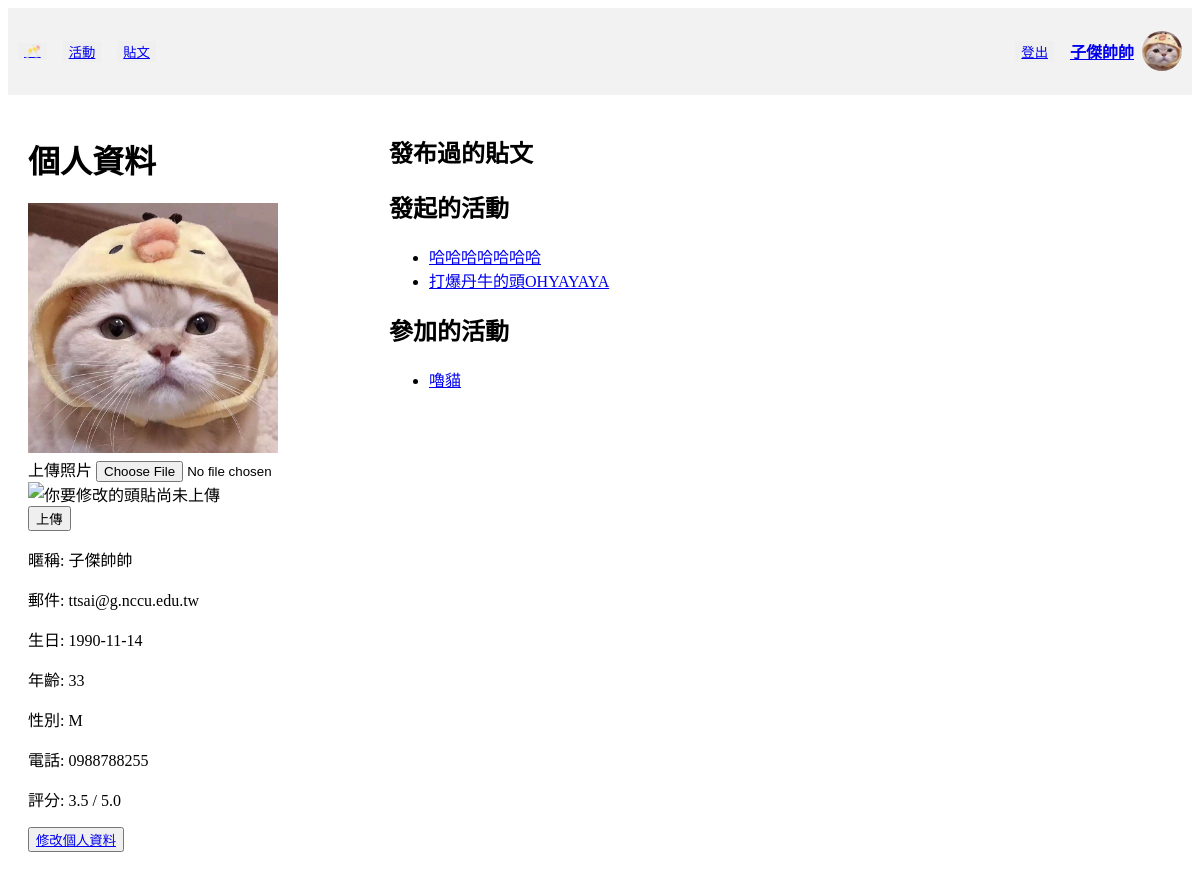
Page /user/personalInfo (signed in) on the earlier database version.
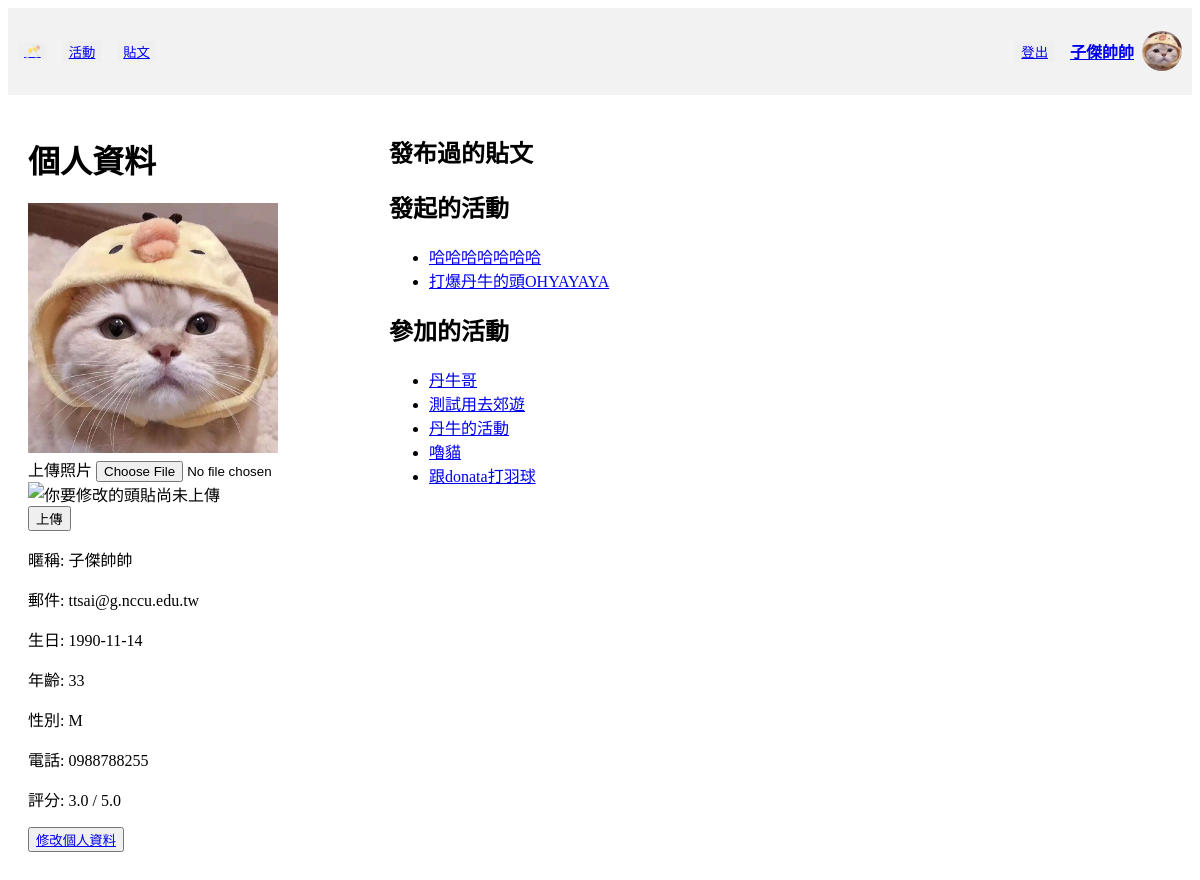
Same page on the later database version.
### tables this page shows
CREATE TABLE "Activity" (
	"activityID"	VARCHAR(36),
	"title"	VARCHAR(10),
	"time"	TEXT,
	"area"	TEXT,
	"location"	TEXT,
	"category"	TEXT,
	"peopleLimited"	INTEGER,
	"fee"	INTEGER,
	"expireDate"	TEXT,
	"organizerUserID"	INTEGER,
	"Intro"	VARCHAR(50),
	"createTime"	TEXT,
	FOREIGN KEY("organizerUserID") REFERENCES "User"("userID"),
	PRIMARY KEY("activityID")
);

CREATE TABLE "Participant" (
	"participantUserID"	INTEGER,
	"participantActivityID"	VARCHAR(36),
	"score"	INTEGER,
	FOREIGN KEY("participantUserID") REFERENCES "User"("userID"),
	FOREIGN KEY("participantActivityID") REFERENCES "Activity"("activityID"),
	PRIMARY KEY("participantUserID","participantActivityID")
);

### crud/crudUser.py (the view)
@user_bp.route("/personalInfo")
def personal_info():
    now_year = datetime.now().strftime("%Y")
    userID = session["userID"]
    con = sql.connect("funCrew_db.db")
    cur = con.cursor()
    cur.execute("SELECT image FROM User WHERE userID=?", (userID,))
    user_image = cur.fetchone()
    cur.execute("SELECT * FROM User WHERE userID=?", (userID,))
    person = cur.fetchall()[0]
    cur.execute(
        "SELECT strftime('%Y', birth) AS birth_year FROM User WHERE userID=?", (userID,)
    )
    birth_year = cur.fetchall()[0]
    cur.execute(
        "SELECT Avg(Participant.score) FROM Participant, Activity WHERE organizerUserID=? AND participantActivityID=activityID",
        (userID,),
    )
    score = cur.fetchone()[0]
    cur.execute("SELECT postID, postTitle FROM Post WHERE postUserID=?", (userID,))
    posts = cur.fetchall()
    cur.execute("SELECT * FROM Activity WHERE organizerUserID=?", (userID,))
    activities = cur.fetchall()
    cur.execute(
        "SELECT * FROM Activity, Participant WHERE participantUserID=? AND activityID=participantActivityID",
        (userID,),
    )
    participants = cur.fetchall()
    return render_template(
        "personalInfo.html",
        nickname=get_nickname(userID),
        user_image=user_image,
        user_id=str(userID),
        person=person,
        score=score,
        posts=posts,
        activities=activities,
        participants=participants,
        now_year=int(now_year),
        birth_year=int(birth_year[0]),
    )

### crud/crudUser.py (called while the page is built)
def get_nickname(userID):
    con = sql.connect("funCrew_db.db")
    cur = con.cursor()
    cur.execute("SELECT nickname FROM User WHERE userID=?", (userID,))
    nickname = cur.fetchone()[0]
    con.close()
    return nickname

### templates/personalInfo.html (shortened to what this page needs)
<!DOCTYPE html>
<html>
<head>
</head>
<body>
    <div class="header">
        <div class="header-left">
            <button class="button"><a href="/home"> 🥂 </a></button>
            <button class="button"><a href="/activity/activities/signingUp">活動</a></button>
            <button class="button"><a href="/post/posts/newest">貼文</a></button>
        </div>
        <div class="header-right">
            <button class="button"><a href="/user/logout">登出</a></button>
            <div class="user-info">
                <h4><a href="/user/personalInfo">{{ nickname }}</a></h4></button>
                <img src="{{ url_for('static', filename='images/avatars/' + user_image[0]) }}" alt="大頭貼">
            </div>
        </div>
    </div>
    <div class="container">
        <div class="left-column">
            <h1>個人資料</h1>
            <img class="profile-picture" src="{{ url_for('static', filename='images/avatars/' + user_image[0]) }}"
                alt="大頭貼">
            <form method="POST" action="{{ url_for('user.upload_photo') }}" enctype="multipart/form-data">
                <div class="form-group">
                    <label for="image">上傳照片</label>
                    <input type="file" id="image" name="image" onchange="previewImage(event)"><br>
                    <img id="imagePreview" src="#" alt="你要修改的頭貼尚未上傳" style="max-width: 200px; max-height: 200px;"><br>
                </div>
                <input type="submit" value="上傳" class="btn btn-primary">
            </form>
            <p>暱稱: {{ nickname }}</p>
            <p>郵件: {{ person[6] }}</p>
            <p>生日: {{ person[4] }}</p>
            <p>年齡: {{ now_year-birth_year }}</p>
            <p>性別: {{ person[3] }}</p>
            <p>電話: {{ person[5] }}</p>
            <p>評分: {{ score }} / 5.0</p>
            <button><a href="/user/update_personalInfo">修改個人資料</a></button>
        </div>
        <div class="right-column">
            <h2>發布過的貼文</h2>
            <h2>發起的活動</h2>
            <ul>
                {% for activity in activities %}
                <li><a href="/activity/activities/activity_detail/{{activity[0]}}">{{ activity[1] }}</a></li>
                {% endfor %}
            </ul>
            <h2>參加的活動</h2>
            <ul>
                {% for participant in participants %}
                <li><a href="/activity/activities/activity_detail/{{participant[0]}}">{{ participant[1] }}</a></li>
                {% endfor %}
            </ul>
        </div>
</body>
</html>

Differences in the rows shown:
added Participant: title "丹牛哥"
added Participant: title "測試用去郊遊"
added Participant: title "丹牛的活動"
added Participant: title "跟donata打羽球"
Other differences:
{{ score }}: "3.5" → "3.0"
